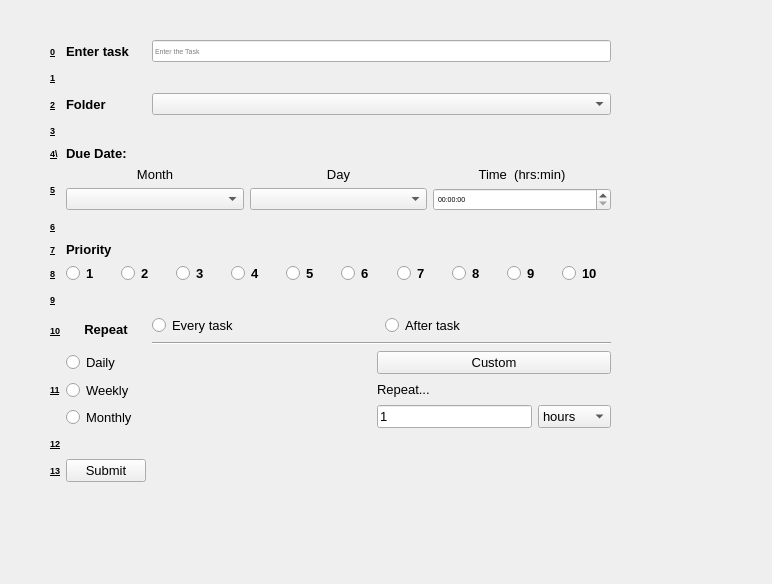
<?xml version="1.0" encoding="UTF-8"?>
<ui version="4.0">
 <class>MainWindow</class>
 <widget class="QMainWindow" name="MainWindow">
  <property name="geometry">
   <rect>
    <x>0</x>
    <y>0</y>
    <width>772</width>
    <height>584</height>
   </rect>
  </property>
  <property name="windowTitle">
   <string>MainWindow</string>
  </property>
  <property name="windowOpacity">
   <double>1.000000000000000</double>
  </property>
  <property name="styleSheet">
   <string notr="true"/>
  </property>
  <widget class="QWidget" name="centralwidget">
   <widget class="QWidget" name="gridLayoutWidget">
    <property name="geometry">
     <rect>
      <x>50</x>
      <y>40</y>
      <width>561</width>
      <height>442</height>
     </rect>
    </property>
    <property name="font">
     <font>
      <pointsize>5</pointsize>
      <weight>75</weight>
      <bold>true</bold>
     </font>
    </property>
    <layout class="QGridLayout" name="gridLayout">
     <item row="5" column="0">
      <widget class="QLabel" name="label_12">
       <property name="font">
        <font>
         <pointsize>7</pointsize>
         <weight>75</weight>
         <bold>true</bold>
         <underline>true</underline>
        </font>
       </property>
       <property name="text">
        <string>4\</string>
       </property>
      </widget>
     </item>
     <item row="15" column="0">
      <widget class="QLabel" name="label_14">
       <property name="font">
        <font>
         <pointsize>7</pointsize>
         <weight>75</weight>
         <bold>true</bold>
         <underline>true</underline>
        </font>
       </property>
       <property name="text">
        <string>13</string>
       </property>
      </widget>
     </item>
     <item row="0" column="0">
      <widget class="QLabel" name="label_9">
       <property name="font">
        <font>
         <pointsize>7</pointsize>
         <weight>75</weight>
         <bold>true</bold>
         <underline>true</underline>
        </font>
       </property>
       <property name="text">
        <string>0</string>
       </property>
      </widget>
     </item>
     <item row="6" column="0">
      <widget class="QLabel" name="label_19">
       <property name="font">
        <font>
         <pointsize>7</pointsize>
         <weight>75</weight>
         <bold>true</bold>
         <underline>true</underline>
        </font>
       </property>
       <property name="text">
        <string>5</string>
       </property>
      </widget>
     </item>
     <item row="2" column="1">
      <widget class="QLabel" name="label_6">
       <property name="font">
        <font>
         <pointsize>10</pointsize>
         <weight>75</weight>
         <bold>true</bold>
        </font>
       </property>
       <property name="text">
        <string>Folder</string>
       </property>
       <property name="alignment">
        <set>Qt::AlignLeading|Qt::AlignLeft|Qt::AlignVCenter</set>
       </property>
      </widget>
     </item>
     <item row="6" column="1" colspan="2">
      <layout class="QGridLayout" name="gridLayout_2">
       <item row="1" column="0">
        <widget class="QComboBox" name="comboBox_2">
         <property name="font">
          <font>
           <pointsize>5</pointsize>
           <weight>50</weight>
           <bold>false</bold>
          </font>
         </property>
         <item>
          <property name="text">
           <string/>
          </property>
         </item>
         <item>
          <property name="text">
           <string>January</string>
          </property>
         </item>
         <item>
          <property name="text">
           <string>February</string>
          </property>
         </item>
         <item>
          <property name="text">
           <string>March</string>
          </property>
         </item>
         <item>
          <property name="text">
           <string>April</string>
          </property>
         </item>
         <item>
          <property name="text">
           <string>May</string>
          </property>
         </item>
         <item>
          <property name="text">
           <string>June </string>
          </property>
         </item>
         <item>
          <property name="text">
           <string>July</string>
          </property>
         </item>
         <item>
          <property name="text">
           <string>August</string>
          </property>
         </item>
         <item>
          <property name="text">
           <string>September</string>
          </property>
         </item>
         <item>
          <property name="text">
           <string>October</string>
          </property>
         </item>
         <item>
          <property name="text">
           <string>November</string>
          </property>
         </item>
         <item>
          <property name="text">
           <string>December</string>
          </property>
         </item>
        </widget>
       </item>
       <item row="1" column="2">
        <widget class="QTimeEdit" name="timeEdit">
         <property name="font">
          <font>
           <pointsize>5</pointsize>
           <weight>50</weight>
           <bold>false</bold>
          </font>
         </property>
        </widget>
       </item>
       <item row="0" column="2">
        <widget class="QLabel" name="label_7">
         <property name="font">
          <font>
           <pointsize>10</pointsize>
           <weight>50</weight>
           <bold>false</bold>
          </font>
         </property>
         <property name="text">
          <string>Time  (hrs:min)</string>
         </property>
         <property name="alignment">
          <set>Qt::AlignCenter</set>
         </property>
        </widget>
       </item>
       <item row="1" column="1">
        <widget class="QComboBox" name="comboBox_3">
         <property name="font">
          <font>
           <pointsize>5</pointsize>
           <weight>50</weight>
           <bold>false</bold>
          </font>
         </property>
         <item>
          <property name="text">
           <string/>
          </property>
         </item>
         <item>
          <property name="text">
           <string>1</string>
          </property>
         </item>
         <item>
          <property name="text">
           <string>2</string>
          </property>
         </item>
         <item>
          <property name="text">
           <string>3</string>
          </property>
         </item>
         <item>
          <property name="text">
           <string>4</string>
          </property>
         </item>
         <item>
          <property name="text">
           <string>5</string>
          </property>
         </item>
         <item>
          <property name="text">
           <string>6</string>
          </property>
         </item>
         <item>
          <property name="text">
           <string>7</string>
          </property>
         </item>
         <item>
          <property name="text">
           <string>8</string>
          </property>
         </item>
         <item>
          <property name="text">
           <string>9</string>
          </property>
         </item>
         <item>
          <property name="text">
           <string>10</string>
          </property>
         </item>
         <item>
          <property name="text">
           <string>11</string>
          </property>
         </item>
         <item>
          <property name="text">
           <string>12</string>
          </property>
         </item>
         <item>
          <property name="text">
           <string>13</string>
          </property>
         </item>
         <item>
          <property name="text">
           <string>14</string>
          </property>
         </item>
         <item>
          <property name="text">
           <string>15</string>
          </property>
         </item>
         <item>
          <property name="text">
           <string>16</string>
          </property>
         </item>
         <item>
          <property name="text">
           <string>17</string>
          </property>
         </item>
         <item>
          <property name="text">
           <string>18</string>
          </property>
         </item>
         <item>
          <property name="text">
           <string>19</string>
          </property>
         </item>
         <item>
          <property name="text">
           <string>20</string>
          </property>
         </item>
         <item>
          <property name="text">
           <string>21</string>
          </property>
         </item>
         <item>
          <property name="text">
           <string>22</string>
          </property>
         </item>
         <item>
          <property name="text">
           <string>23</string>
          </property>
         </item>
         <item>
          <property name="text">
           <string>24</string>
          </property>
         </item>
         <item>
          <property name="text">
           <string>25</string>
          </property>
         </item>
         <item>
          <property name="text">
           <string>26</string>
          </property>
         </item>
         <item>
          <property name="text">
           <string>27</string>
          </property>
         </item>
         <item>
          <property name="text">
           <string>28</string>
          </property>
         </item>
         <item>
          <property name="text">
           <string>29</string>
          </property>
         </item>
         <item>
          <property name="text">
           <string>30</string>
          </property>
         </item>
         <item>
          <property name="text">
           <string>31</string>
          </property>
         </item>
        </widget>
       </item>
       <item row="0" column="0">
        <widget class="QLabel" name="label_4">
         <property name="font">
          <font>
           <pointsize>10</pointsize>
           <weight>50</weight>
           <bold>false</bold>
          </font>
         </property>
         <property name="text">
          <string>Month</string>
         </property>
         <property name="alignment">
          <set>Qt::AlignCenter</set>
         </property>
        </widget>
       </item>
       <item row="0" column="1">
        <widget class="QLabel" name="label_5">
         <property name="font">
          <font>
           <pointsize>10</pointsize>
           <weight>50</weight>
           <bold>false</bold>
          </font>
         </property>
         <property name="text">
          <string>Day</string>
         </property>
         <property name="alignment">
          <set>Qt::AlignCenter</set>
         </property>
        </widget>
       </item>
      </layout>
     </item>
     <item row="9" column="1" colspan="2">
      <layout class="QHBoxLayout" name="horizontalLayout">
       <item>
        <widget class="QRadioButton" name="radioButton">
         <property name="font">
          <font>
           <pointsize>10</pointsize>
           <weight>75</weight>
           <bold>true</bold>
          </font>
         </property>
         <property name="text">
          <string>1</string>
         </property>
        </widget>
       </item>
       <item>
        <widget class="QRadioButton" name="radioButton_2">
         <property name="font">
          <font>
           <pointsize>10</pointsize>
           <weight>75</weight>
           <bold>true</bold>
          </font>
         </property>
         <property name="text">
          <string>2</string>
         </property>
        </widget>
       </item>
       <item>
        <widget class="QRadioButton" name="radioButton_4">
         <property name="font">
          <font>
           <pointsize>10</pointsize>
           <weight>75</weight>
           <bold>true</bold>
          </font>
         </property>
         <property name="text">
          <string>3</string>
         </property>
        </widget>
       </item>
       <item>
        <widget class="QRadioButton" name="radioButton_5">
         <property name="font">
          <font>
           <pointsize>10</pointsize>
           <weight>75</weight>
           <bold>true</bold>
          </font>
         </property>
         <property name="text">
          <string>4</string>
         </property>
        </widget>
       </item>
       <item>
        <widget class="QRadioButton" name="radioButton_3">
         <property name="font">
          <font>
           <pointsize>10</pointsize>
           <weight>75</weight>
           <bold>true</bold>
          </font>
         </property>
         <property name="text">
          <string>5</string>
         </property>
        </widget>
       </item>
       <item>
        <widget class="QRadioButton" name="radioButton_7">
         <property name="font">
          <font>
           <pointsize>10</pointsize>
           <weight>75</weight>
           <bold>true</bold>
          </font>
         </property>
         <property name="text">
          <string>6</string>
         </property>
        </widget>
       </item>
       <item>
        <widget class="QRadioButton" name="radioButton_9">
         <property name="font">
          <font>
           <pointsize>10</pointsize>
           <weight>75</weight>
           <bold>true</bold>
          </font>
         </property>
         <property name="text">
          <string>7</string>
         </property>
        </widget>
       </item>
       <item>
        <widget class="QRadioButton" name="radioButton_8">
         <property name="font">
          <font>
           <pointsize>10</pointsize>
           <weight>75</weight>
           <bold>true</bold>
          </font>
         </property>
         <property name="text">
          <string>8</string>
         </property>
        </widget>
       </item>
       <item>
        <widget class="QRadioButton" name="radioButton_6">
         <property name="font">
          <font>
           <pointsize>10</pointsize>
           <weight>75</weight>
           <bold>true</bold>
          </font>
         </property>
         <property name="text">
          <string>9</string>
         </property>
        </widget>
       </item>
       <item>
        <widget class="QRadioButton" name="radioButton_10">
         <property name="font">
          <font>
           <pointsize>10</pointsize>
           <weight>75</weight>
           <bold>true</bold>
          </font>
         </property>
         <property name="text">
          <string>10</string>
         </property>
        </widget>
       </item>
      </layout>
     </item>
     <item row="7" column="0">
      <widget class="QLabel" name="label_16">
       <property name="font">
        <font>
         <pointsize>7</pointsize>
         <weight>75</weight>
         <bold>true</bold>
         <underline>true</underline>
        </font>
       </property>
       <property name="text">
        <string>6</string>
       </property>
      </widget>
     </item>
     <item row="0" column="1">
      <widget class="QLabel" name="label">
       <property name="font">
        <font>
         <pointsize>10</pointsize>
         <weight>75</weight>
         <bold>true</bold>
        </font>
       </property>
       <property name="text">
        <string>Enter task </string>
       </property>
       <property name="alignment">
        <set>Qt::AlignLeading|Qt::AlignLeft|Qt::AlignVCenter</set>
       </property>
      </widget>
     </item>
     <item row="14" column="0">
      <widget class="QLabel" name="label_21">
       <property name="font">
        <font>
         <pointsize>7</pointsize>
         <weight>75</weight>
         <bold>true</bold>
         <underline>true</underline>
        </font>
       </property>
       <property name="text">
        <string>12</string>
       </property>
      </widget>
     </item>
     <item row="2" column="0">
      <widget class="QLabel" name="label_11">
       <property name="font">
        <font>
         <pointsize>7</pointsize>
         <weight>75</weight>
         <bold>true</bold>
         <underline>true</underline>
        </font>
       </property>
       <property name="text">
        <string>2</string>
       </property>
      </widget>
     </item>
     <item row="3" column="1">
      <spacer name="verticalSpacer_2">
       <property name="orientation">
        <enum>Qt::Vertical</enum>
       </property>
       <property name="sizeHint" stdset="0">
        <size>
         <width>20</width>
         <height>40</height>
        </size>
       </property>
      </spacer>
     </item>
     <item row="10" column="1">
      <spacer name="verticalSpacer">
       <property name="orientation">
        <enum>Qt::Vertical</enum>
       </property>
       <property name="sizeHint" stdset="0">
        <size>
         <width>20</width>
         <height>40</height>
        </size>
       </property>
      </spacer>
     </item>
     <item row="9" column="0">
      <widget class="QLabel" name="label_18">
       <property name="font">
        <font>
         <pointsize>7</pointsize>
         <weight>75</weight>
         <bold>true</bold>
         <underline>true</underline>
        </font>
       </property>
       <property name="text">
        <string>8</string>
       </property>
      </widget>
     </item>
     <item row="7" column="1">
      <spacer name="verticalSpacer_3">
       <property name="orientation">
        <enum>Qt::Vertical</enum>
       </property>
       <property name="sizeHint" stdset="0">
        <size>
         <width>20</width>
         <height>40</height>
        </size>
       </property>
      </spacer>
     </item>
     <item row="10" column="0">
      <widget class="QLabel" name="label_23">
       <property name="font">
        <font>
         <pointsize>7</pointsize>
         <weight>75</weight>
         <bold>true</bold>
         <underline>true</underline>
        </font>
       </property>
       <property name="text">
        <string>9</string>
       </property>
      </widget>
     </item>
     <item row="2" column="2">
      <widget class="QComboBox" name="comboBox">
       <property name="font">
        <font>
         <pointsize>5</pointsize>
         <weight>50</weight>
         <bold>false</bold>
        </font>
       </property>
      </widget>
     </item>
     <item row="14" column="1">
      <spacer name="verticalSpacer_5">
       <property name="orientation">
        <enum>Qt::Vertical</enum>
       </property>
       <property name="sizeHint" stdset="0">
        <size>
         <width>20</width>
         <height>40</height>
        </size>
       </property>
      </spacer>
     </item>
     <item row="8" column="0">
      <widget class="QLabel" name="label_15">
       <property name="font">
        <font>
         <pointsize>7</pointsize>
         <weight>75</weight>
         <bold>true</bold>
         <underline>true</underline>
        </font>
       </property>
       <property name="text">
        <string>7</string>
       </property>
      </widget>
     </item>
     <item row="0" column="2">
      <widget class="QLineEdit" name="lineEdit">
       <property name="font">
        <font>
         <pointsize>5</pointsize>
         <weight>50</weight>
         <bold>false</bold>
        </font>
       </property>
       <property name="placeholderText">
        <string>Enter the Task</string>
       </property>
      </widget>
     </item>
     <item row="1" column="1">
      <spacer name="verticalSpacer_4">
       <property name="orientation">
        <enum>Qt::Vertical</enum>
       </property>
       <property name="sizeHint" stdset="0">
        <size>
         <width>20</width>
         <height>40</height>
        </size>
       </property>
      </spacer>
     </item>
     <item row="11" column="0">
      <widget class="QLabel" name="label_22">
       <property name="font">
        <font>
         <pointsize>7</pointsize>
         <weight>75</weight>
         <bold>true</bold>
         <underline>true</underline>
        </font>
       </property>
       <property name="text">
        <string>10</string>
       </property>
      </widget>
     </item>
     <item row="8" column="1">
      <widget class="QLabel" name="label_3">
       <property name="font">
        <font>
         <pointsize>10</pointsize>
         <weight>75</weight>
         <bold>true</bold>
        </font>
       </property>
       <property name="text">
        <string>Priority</string>
       </property>
       <property name="alignment">
        <set>Qt::AlignLeading|Qt::AlignLeft|Qt::AlignVCenter</set>
       </property>
      </widget>
     </item>
     <item row="3" column="0">
      <widget class="QLabel" name="label_13">
       <property name="font">
        <font>
         <pointsize>7</pointsize>
         <weight>75</weight>
         <bold>true</bold>
         <underline>true</underline>
        </font>
       </property>
       <property name="text">
        <string>3</string>
       </property>
      </widget>
     </item>
     <item row="12" column="0">
      <widget class="QLabel" name="label_20">
       <property name="font">
        <font>
         <pointsize>7</pointsize>
         <weight>75</weight>
         <bold>true</bold>
         <underline>true</underline>
        </font>
       </property>
       <property name="text">
        <string>11</string>
       </property>
      </widget>
     </item>
     <item row="15" column="1">
      <widget class="QPushButton" name="pushButton">
       <property name="font">
        <font>
         <pointsize>10</pointsize>
         <weight>50</weight>
         <bold>false</bold>
        </font>
       </property>
       <property name="text">
        <string>Submit</string>
       </property>
       <property name="checkable">
        <bool>true</bool>
       </property>
       <property name="flat">
        <bool>false</bool>
       </property>
      </widget>
     </item>
     <item row="5" column="1">
      <widget class="QLabel" name="label_2">
       <property name="font">
        <font>
         <pointsize>10</pointsize>
         <weight>75</weight>
         <bold>true</bold>
        </font>
       </property>
       <property name="text">
        <string>Due Date:</string>
       </property>
       <property name="alignment">
        <set>Qt::AlignLeading|Qt::AlignLeft|Qt::AlignVCenter</set>
       </property>
      </widget>
     </item>
     <item row="11" column="1">
      <widget class="QPushButton" name="pushButton_2">
       <property name="font">
        <font>
         <pointsize>10</pointsize>
         <weight>75</weight>
         <bold>true</bold>
        </font>
       </property>
       <property name="text">
        <string>Repeat</string>
       </property>
       <property name="checkable">
        <bool>true</bool>
       </property>
       <property name="flat">
        <bool>true</bool>
       </property>
      </widget>
     </item>
     <item row="11" column="2">
      <layout class="QGridLayout" name="gridLayout_3">
       <item row="0" column="0">
        <widget class="QRadioButton" name="radioButton_11">
         <property name="font">
          <font>
           <pointsize>10</pointsize>
           <weight>50</weight>
           <bold>false</bold>
          </font>
         </property>
         <property name="text">
          <string>Every task</string>
         </property>
        </widget>
       </item>
       <item row="0" column="1">
        <widget class="QRadioButton" name="radioButton_12">
         <property name="font">
          <font>
           <pointsize>10</pointsize>
           <weight>50</weight>
           <bold>false</bold>
          </font>
         </property>
         <property name="text">
          <string>After task</string>
         </property>
        </widget>
       </item>
       <item row="1" column="0" colspan="2">
        <widget class="Line" name="line">
         <property name="orientation">
          <enum>Qt::Horizontal</enum>
         </property>
        </widget>
       </item>
      </layout>
     </item>
     <item row="1" column="0">
      <widget class="QLabel" name="label_10">
       <property name="font">
        <font>
         <pointsize>7</pointsize>
         <weight>75</weight>
         <bold>true</bold>
         <underline>true</underline>
        </font>
       </property>
       <property name="text">
        <string>1</string>
       </property>
      </widget>
     </item>
     <item row="12" column="1" colspan="2">
      <layout class="QGridLayout" name="gridLayout_4">
       <item row="0" column="0">
        <widget class="QRadioButton" name="radioButton_13">
         <property name="font">
          <font>
           <pointsize>10</pointsize>
           <weight>50</weight>
           <bold>false</bold>
          </font>
         </property>
         <property name="text">
          <string>Daily</string>
         </property>
        </widget>
       </item>
       <item row="0" column="2">
        <widget class="QPushButton" name="pushButton_3">
         <property name="font">
          <font>
           <pointsize>10</pointsize>
           <weight>50</weight>
           <italic>false</italic>
           <bold>false</bold>
           <underline>false</underline>
          </font>
         </property>
         <property name="text">
          <string>Custom</string>
         </property>
         <property name="checkable">
          <bool>true</bool>
         </property>
         <property name="flat">
          <bool>false</bool>
         </property>
        </widget>
       </item>
       <item row="0" column="1">
        <spacer name="horizontalSpacer">
         <property name="orientation">
          <enum>Qt::Horizontal</enum>
         </property>
         <property name="sizeHint" stdset="0">
          <size>
           <width>78</width>
           <height>21</height>
          </size>
         </property>
        </spacer>
       </item>
       <item row="2" column="2" rowspan="2">
        <layout class="QGridLayout" name="gridLayout_5">
         <item row="1" column="1">
          <widget class="QComboBox" name="comboBox_4">
           <property name="font">
            <font>
             <pointsize>10</pointsize>
             <weight>50</weight>
             <bold>false</bold>
            </font>
           </property>
           <item>
            <property name="text">
             <string>hours</string>
            </property>
           </item>
           <item>
            <property name="text">
             <string>days</string>
            </property>
           </item>
           <item>
            <property name="text">
             <string>weeks</string>
            </property>
           </item>
           <item>
            <property name="text">
             <string>months</string>
            </property>
           </item>
          </widget>
         </item>
         <item row="1" column="0">
          <widget class="QLineEdit" name="lineEdit_2">
           <property name="font">
            <font>
             <pointsize>10</pointsize>
             <weight>50</weight>
             <bold>false</bold>
            </font>
           </property>
           <property name="text">
            <string>1</string>
           </property>
          </widget>
         </item>
         <item row="0" column="0">
          <widget class="QLabel" name="label_8">
           <property name="font">
            <font>
             <pointsize>10</pointsize>
             <weight>50</weight>
             <bold>false</bold>
            </font>
           </property>
           <property name="text">
            <string>Repeat...</string>
           </property>
          </widget>
         </item>
        </layout>
       </item>
       <item row="2" column="0">
        <widget class="QRadioButton" name="radioButton_15">
         <property name="font">
          <font>
           <pointsize>10</pointsize>
           <weight>50</weight>
           <bold>false</bold>
          </font>
         </property>
         <property name="text">
          <string>Weekly</string>
         </property>
        </widget>
       </item>
       <item row="3" column="0">
        <widget class="QRadioButton" name="radioButton_16">
         <property name="font">
          <font>
           <pointsize>10</pointsize>
           <weight>50</weight>
           <bold>false</bold>
          </font>
         </property>
         <property name="text">
          <string>Monthly</string>
         </property>
        </widget>
       </item>
      </layout>
     </item>
    </layout>
   </widget>
  </widget>
 </widget>
 <resources/>
 <connections/>
</ui>
